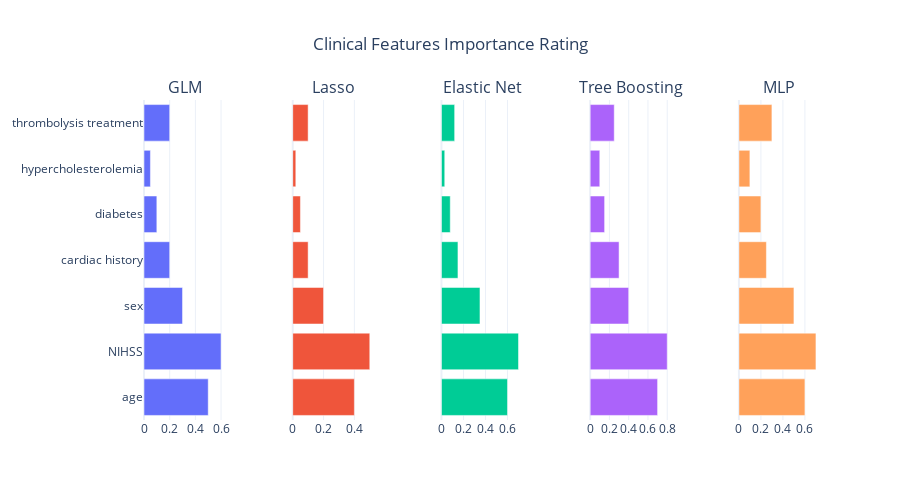

The notebook cell saved with this chart:
### Code cell
import pandas as pd
import plotly.graph_objects as go
from plotly.subplots import make_subplots

# Sample data
data = {
    "Feature": ["age", "NIHSS", "sex", "cardiac history", "diabetes", "hypercholesterolemia", "thrombolysis treatment"],
    "GLM": [0.5, 0.6, 0.3, 0.2, 0.1, 0.05, 0.2],
    "Lasso": [0.4, 0.5, 0.2, 0.1, 0.05, 0.02, 0.1],
    "Elastic Net": [0.6, 0.7, 0.35, 0.15, 0.08, 0.03, 0.12],
    "Tree Boosting": [0.7, 0.8, 0.4, 0.3, 0.15, 0.1, 0.25],
    "MLP": [0.6, 0.7, 0.5, 0.25, 0.2, 0.1, 0.3]
}
df = pd.DataFrame(data)

# Create subplots (one per model)
models = ["GLM", "Lasso", "Elastic Net", "Tree Boosting", "MLP"]
fig = make_subplots(
    rows=1, cols=len(models),  # One row, one column per model
    shared_yaxes=True,  # Share the y-axis (features)
    horizontal_spacing=0.1,  # Adjust spacing between subplots
    subplot_titles=models  # Model names as titles
)

# Add a bar chart for each model
for i, model in enumerate(models, start=1):
    fig.add_trace(
        go.Bar(
            x=df[model],  # Importance values
            y=df["Feature"],  # Features
            orientation="h",  # Horizontal bar chart
            name=model
        ),
        row=1, col=i
    )

# Update layout
fig.update_layout(
    title="Clinical Features Importance Rating",
    title_x=0.5,  # Center the title
    height=500,  # Adjust height for better readability
    showlegend=False,  # Hide legend
    template="plotly_white"
)

# Show the chart
fig.show()

### Figure 1 — Plotly figure (JSON) as saved in the notebook; plotly's stock layout.template omitted (floating-point values rounded to 4 significant figures)
{"data": [{"name": "GLM", "orientation": "h", "type": "bar", "x": [0.5, 0.6, 0.3, 0.2, 0.1, 0.05, 0.2], "xaxis": "x", "y": ["age", "NIHSS", "sex", "cardiac history", "diabetes", "hypercholesterolemia", "thrombolysis treatment"], "yaxis": "y"}, {"name": "Lasso", "orientation": "h", "type": "bar", "x": [0.4, 0.5, 0.2, 0.1, 0.05, 0.02, 0.1], "xaxis": "x2", "y": ["age", "NIHSS", "sex", "cardiac history", "diabetes", "hypercholesterolemia", "thrombolysis treatment"], "yaxis": "y2"}, {"name": "Elastic Net", "orientation": "h", "type": "bar", "x": [0.6, 0.7, 0.35, 0.15, 0.08, 0.03, 0.12], "xaxis": "x3", "y": ["age", "NIHSS", "sex", "cardiac history", "diabetes", "hypercholesterolemia", "thrombolysis treatment"], "yaxis": "y3"}, {"name": "Tree Boosting", "orientation": "h", "type": "bar", "x": [0.7, 0.8, 0.4, 0.3, 0.15, 0.1, 0.25], "xaxis": "x4", "y": ["age", "NIHSS", "sex", "cardiac history", "diabetes", "hypercholesterolemia", "thrombolysis treatment"], "yaxis": "y4"}, {"name": "MLP", "orientation": "h", "type": "bar", "x": [0.6, 0.7, 0.5, 0.25, 0.2, 0.1, 0.3], "xaxis": "x5", "y": ["age", "NIHSS", "sex", "cardiac history", "diabetes", "hypercholesterolemia", "thrombolysis treatment"], "yaxis": "y5"}], "layout": {"annotations": [{"font": {"size": 16}, "showarrow": false, "text": "GLM", "x": 0.06, "xanchor": "center", "xref": "paper", "y": 1, "yanchor": "bottom", "yref": "paper"}, {"font": {"size": 16}, "showarrow": false, "text": "Lasso", "x": 0.28, "xanchor": "center", "xref": "paper", "y": 1, "yanchor": "bottom", "yref": "paper"}, {"font": {"size": 16}, "showarrow": false, "text": "Elastic Net", "x": 0.5, "xanchor": "center", "xref": "paper", "y": 1, "yanchor": "bottom", "yref": "paper"}, {"font": {"size": 16}, "showarrow": false, "text": "Tree Boosting", "x": 0.72, "xanchor": "center", "xref": "paper", "y": 1, "yanchor": "bottom", "yref": "paper"}, {"font": {"size": 16}, "showarrow": false, "text": "MLP", "x": 0.94, "xanchor": "center", "xref": "paper", "y": 1, "yanchor": "bottom", "yref": "paper"}], "height": 500, "showlegend": false, "title": {"text": "Clinical Features Importance Rating", "x": 0.5}, "xaxis": {"anchor": "y", "domain": [0, 0.12]}, "xaxis2": {"anchor": "y2", "domain": [0.22, 0.34]}, "xaxis3": {"anchor": "y3", "domain": [0.44, 0.56]}, "xaxis4": {"anchor": "y4", "domain": [0.66, 0.78]}, "xaxis5": {"anchor": "y5", "domain": [0.88, 1]}, "yaxis": {"anchor": "x", "domain": [0, 1]}, "yaxis2": {"anchor": "x2", "domain": [0, 1], "matches": "y", "showticklabels": false}, "yaxis3": {"anchor": "x3", "domain": [0, 1], "matches": "y", "showticklabels": false}, "yaxis4": {"anchor": "x4", "domain": [0, 1], "matches": "y", "showticklabels": false}, "yaxis5": {"anchor": "x5", "domain": [0, 1], "matches": "y", "showticklabels": false}}}
